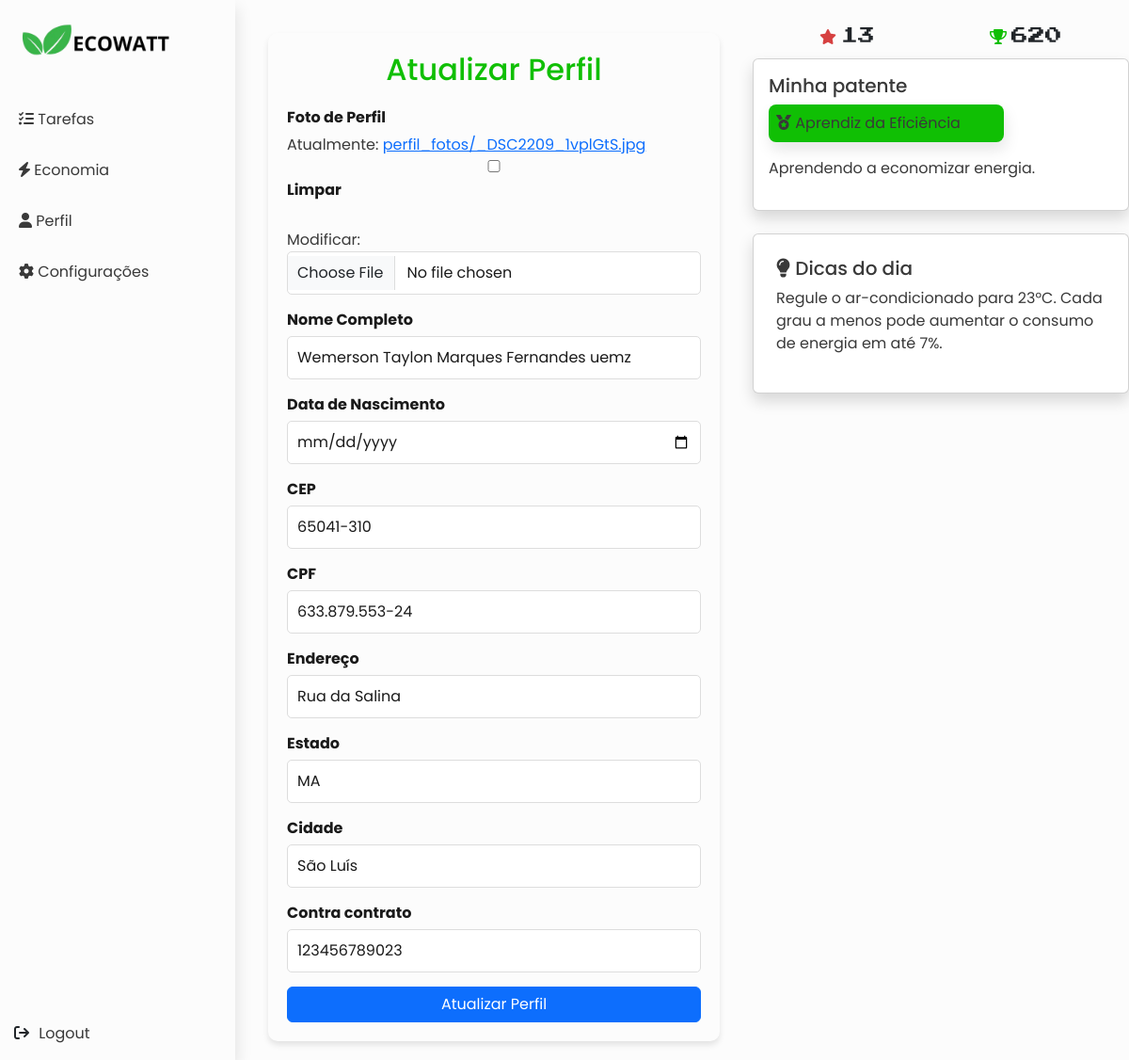
Screenshot of /user/perfil/atualizar/ (signed in) with the database file from the repository.
### user/models.py (models this page shows, shortened)
class UserPerfil(models.Model):
    usuario = models.OneToOneField(
        User, on_delete=models.CASCADE, related_name='perfil_energia')
    nome_completo = models.CharField(max_length=220)
    foto = models.ImageField(upload_to='perfil_fotos/', blank=True,
                             null=True, help_text="Foto de perfil do usuário")
    cpf = models.CharField(max_length=14, help_text="CPF do usuário")
    data_nascimento = models.DateField(
        help_text="Data de nascimento do usuário", default=date(2007, 1, 1))
    cep = models.CharField(max_length=9, help_text="CEP do usuário")
    endereco = models.CharField(
        max_length=220, blank=True, null=True, help_text="Endereço completo")
    estado = models.CharField(
        max_length=2, blank=True, null=True, help_text="Estado da instalação (ex: PI)")
    cidade = models.CharField(
        max_length=100, blank=True, null=True, help_text="Cidade do usuário")
    contra_contrato = models.IntegerField(null=True)
    token = models.CharField(max_length=255, blank=True,
                             null=True, help_text="Token de autenticação")

### dashboard/models.py (models this page shows, shortened)
class PerfilGamer(models.Model):
    user = models.OneToOneField(
        User, on_delete=models.CASCADE, related_name='perfil')
    nivel = models.PositiveIntegerField(default=1)  # Nível atual
    experiencia = models.PositiveIntegerField(default=0)  # XP acumulada
    patente = models.CharField(
        max_length=50, choices=PATENTES, default='INICIANTE')  # Patente atual

class TextoDicas(models.Model):
    texto = models.CharField(max_length=300,blank=False)

### user/views.py (the view)
# urls.py: path('perfil/atualizar/', views.completar_perfil, name='completar-perfil'),
@login_required
def completar_perfil(request):
    try:
        perfil = request.user.perfil_energia
    except UserPerfil.DoesNotExist:
        perfil = UserPerfil(usuario=request.user)
    if request.method == "POST":
        form = UserPerfilForm(request.POST, request.FILES, instance=perfil)
        if form.is_valid():
            form.save()
            return redirect('perfil')  # Redirecionar para a página de perfil
    else:
        form = UserPerfilForm(instance=perfil)
    return render(request, 'completar_perfil.html', {'form': form})

### dashboard/context_processors.py (called while the page is built)
def dados_dashboard(request):
    context = {}
    if request.user.is_authenticated:
        perfil, created = PerfilGamer.objects.get_or_create(user=request.user)
        pontuacao_atual = perfil.experiencia
        patente = perfil.get_patente_display()
        descricao_patente = DESCRICOES_PATENTES.get(perfil.patente, "Descrição não disponível.")
        dicas = TextoDicas.objects.all()
        if dicas.exists():
            dica_aleatoria = random.choice(dicas)  # Seleciona uma dica aleatória
            context['dica_aleatoria'] = dica_aleatoria.texto
        context.update({
            'pontuacao_atual': pontuacao_atual,
            'patente': patente,
            'descricao_patente': descricao_patente,
        })
    return context

### user/templates/completar_perfil.html (shortened to what this page needs)
{% extends 'dashboard.html' %}
{% load static %}
{% block link_extras %}
    <link rel="stylesheet" href="{% static 'css/user/form-perfil.css' %}" />
    <link rel="stylesheet" href="{% static 'css/user/css-global.css' %}" />
{% endblock %}
{% block main %}
<div class="perfil-container">
    <div class="perfil-info">
        <h2>Atualizar Perfil</h2>
        <form method="POST" enctype="multipart/form-data">
            <div class="form-group">
              <label for="id_foto">Foto de Perfil</label>
              {{ form.foto }}
          </div>
            <div class="form-group">
                <label for="id_nome_completo">Nome Completo</label>
                {{ form.nome_completo }}
            </div>
            <div class="form-group">
                <label for="id_data_nascimento">Data de Nascimento</label>
                {{ form.data_nascimento }}
            </div>
            <div class="form-group">
                <label for="id_cep">CEP</label>
                {{ form.cep }}
            </div>
            <div class="form-group">
                <label for="id_cep">CPF</label>
                {{ form.cpf }}
            </div>
            <div class="form-group">
                <label for="id_endereco">Endereço</label>
                {{ form.endereco }}
            </div>
            <div class="form-group">
                <label for="id_estado">Estado</label>
                {{ form.estado }}
            </div>
            <div class="form-group">
                <label for="id_cidade">Cidade</label>
                {{ form.cidade }}
            </div>
            <div class="form-group">
                <label for="id_cidade">Contra contrato</label>
                {{ form.contra_contrato }}
            </div>
            <button type="submit" class="btn btn-primary">Atualizar Perfil</button>
        </form>
    </div>
</div>
{% endblock %}

### dashboard/templates/dashboard.html (shortened to what this page needs)
{% load static %}
<!DOCTYPE html>
<html lang="pt-BR">
  <head>
    {% block link_extras %}{% endblock %}
    <link
      href="https://cdn.jsdelivr.net/npm/bootstrap@5.3.0/dist/css/bootstrap.min.css"
      rel="stylesheet"
    />
    <link
      href="https://cdnjs.cloudflare.com/ajax/libs/font-awesome/6.0.0-beta3/css/all.min.css"
      rel="stylesheet"
    />
    <link rel="stylesheet" href="{% static 'css/dashboard/dashboard.css' %}" />
    <link rel="stylesheet" href="{% static 'css/css-global.css' %}" />
  </head>
  <body>
    <div class="dashboard">
      {% block sidebar %}
      <div class="sidebar">
        <div class="header-sidebar">
          <img
            class="logomarca"
            src="{% static 'img/main_pages/ECOWATT.png' %}"
            alt=""
          />
          <a href="{% url 'dashboard' %}"
            ><i class="fas fa-tasks"></i> Tarefas</a
          >
          <a href="{% url 'pagina-economia' %}"
            ><i class="fas fa-bolt"></i> Economia</a
          >
          <a href="{% url 'perfil' %}"><i class="fas fa-user"></i> Perfil</a>
          <a href="{% url 'configuracoes' %}"
            ><i class="fas fa-cog"></i> Configurações</a
          >
        </div>
        <div class="footer-sidebar">
          <div class="content-logout">{% include 'logout.html' %}</div>
        </div>
      </div>
      {% endblock %}
      <main class="main-content">
        {% block main %}{% endblock %}
      </main>
      {% block painel_direito %}
      <div class="painel-direito">
        <div class="content-pontos-nivel">
          <div class="content-nivel">
            <i class="fas fa-star"></i><span title="Nivel">{{ request.user.perfil.nivel }}</span>
          </div>
          <div class="content-pontos">
            <i class="fas fa-trophy"></i><span title="Total pontos">{{ request.user.perfil.experiencia }}</span>
          </div>
        </div>
        <div class="card p-3 card-perfil mb-4 shadow">
          <h5>Minha patente</h5>
          <p class="content-patente"> <i class="fas fa-medal"></i> {{ patente }}</p>
          <p>{{ descricao_patente }}</p>
      </div>
      <div class="card p-4 card-perfil content-dica shadow">
          <h5><i class="fas fa-lightbulb"></i> Dicas do dia</h5>
          <p>{{ dica_aleatoria }}</p>
      </div>
      </div>
      {% endblock %}
    </div>
  </body>
</html>

### static/css/user/form-perfil.css (style rules this page uses)
.perfil-container { display: flex; justify-content: center; align-items: center; width: 100%; gap: 30px; padding: 20px; }
.perfil-info form { width: 100%; display: flex; flex-direction: column; }
.perfil-info { padding: 20px; border-radius: 10px; box-shadow: 0 4px 6px rgba(0, 0, 0, 0.1); color: var(--text-gray); width: 100%; }
.perfil-info h2 { margin-bottom: 20px; text-align: center; color: var(--green-accent); }
.form-group { margin-bottom: 15px; }
.form-group label { display: block; margin-bottom: 5px; color: #1a1a1a; font-weight: bold; }
.form-group input { width: 100%; padding: 10px; border: 1px solid #ddd; border-radius: 5px; color: #1a1a1a; font-size: 1rem; }
.form-group input::placeholder { color: #c2d2f2; }

### static/css/css-global.css (style rules this page uses)
:root { --green-light: #44d593; --green-background: #48bf6b; --gray-light: #e6e6e6; --text-gray: #393939; --blue-button: #0d6efd; --purple-button: #5250bd; --blue-button-hover: #6bb1e4; --text-gray-light: #b3b3b3; --red-accent: rgb(214, 64, 64); --green-medium-light: #4bc954; --green-dark: #067302; --green-very-dark: #036221; --green-accent: #10bf04; }

### static/css/dashboard/dashboard.css (style rules this page uses)
html, body { height: 100%; margin: 0; padding: 0; font-family: "Poppins", sans-serif; background-color: #fcfcfc; }
.logomarca { width: 200px; height: 100px; object-fit: cover; }
.dashboard { width: 100%; display: flex; align-items: center; justify-content: space-between; height: 100%; }
.sidebar { display: flex; align-items: flex-start; justify-content: space-between; position:fixed; width: 100%; max-width: 250px; flex-direction: column; box-shadow: 2px 8px 16px rgba(0, 0, 0, 0.1); height: 100%; }
.header-sidebar { display: flex; flex-direction: column; width: 100%; }
.header-sidebar a { text-decoration: none; padding: 15px 20px; color: var(--text-gray); transition: all 0.3s ease; width: 100%; }
.footer-sidebar { width: 100%; }
.footer-sidebar .content-logout { display: flex; align-items: center; justify-content: flex-start; padding: 15px; width: 100%; }
.main-content { display: flex; align-items: flex-start; width: 100%; flex-direction: column; margin-left: 250px; padding: 15px; height: 100%; }
.painel-direito { height: 100%; display: flex; align-items: flex-start; flex-direction: column; padding: 15px 0; }
.content-pontos-nivel { display: flex; align-items: center; justify-content: space-around; width: 100%; padding: 10px; }
.content-nivel, .content-pontos { display: flex; align-items: center; justify-content: center; gap: 5px; }
.content-pontos i { color: var(--green-accent); }
.content-nivel i { color: var(--red-accent); font-size: 1em; }
.content-pontos span, .content-nivel span { font-size: 18px; font-family: "Press Start 2P", serif; }
.content-patente { padding: 8px; background-color: var(--green-accent); box-shadow: 2px 8px 16px rgba(0, 0, 0, 0.1); border-radius: 8px; width: 250px; }
.card-perfil { color: var(--text-gray); width: 100%; }
.content-dica p { width: 350px; }

### rows the page displays
UserPerfil: nome_completo "Wemerson Taylon Marques Fernandes uemz", cep "65041-310", cpf "633.879.553-24", endereco "Rua da Salina", estado "MA", cidade "São Luís", contra_contrato "123456789023"
TextoDicas: texto "Regule o ar-condicionado para 23°C. Cada grau a menos pode aumentar o consumo de energia em até 7%."

### other values shown
{{ request.user.perfil.nivel }} "13"
{{ request.user.perfil.experiencia }} "620"
{{ patente }} "Aprendiz da Eficiência"
{{ descricao_patente }} "Aprendendo a economizar energia."
